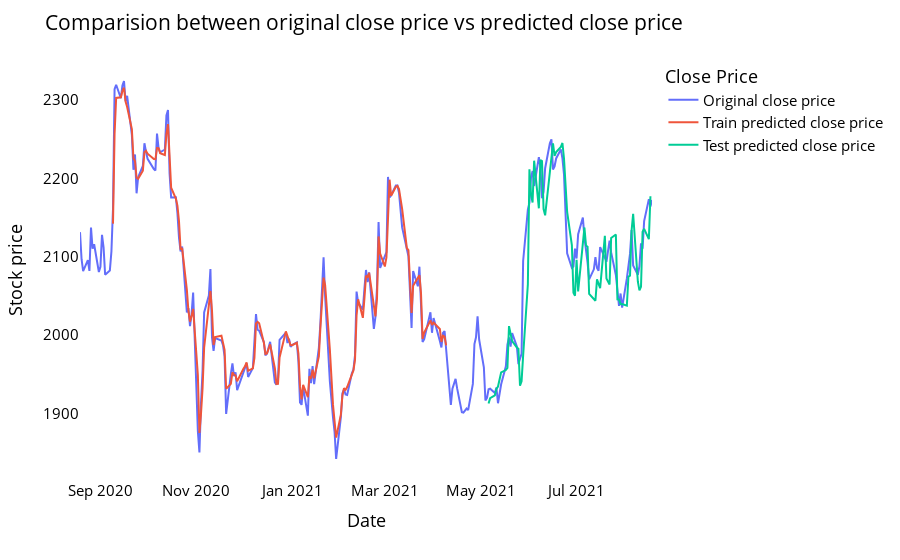

This figure's notebook cell:
### Markdown cell above
<a name="rfcomparechart"></a>

#### Comparision between original stock close price vs predicted close price

### Code cell
# shift train predictions for plotting

look_back=time_step
trainPredictPlot = np.empty_like(closedf)
trainPredictPlot[:, :] = np.nan
trainPredictPlot[look_back:len(train_predict)+look_back, :] = train_predict
print("Train predicted data: ", trainPredictPlot.shape)

# shift test predictions for plotting
testPredictPlot = np.empty_like(closedf)
testPredictPlot[:, :] = np.nan
testPredictPlot[len(train_predict)+(look_back*2)+1:len(closedf)-1, :] = test_predict
print("Test predicted data: ", testPredictPlot.shape)

names = cycle(['Original close price','Train predicted close price','Test predicted close price'])


plotdf = pd.DataFrame({'date': close_stock['date'],
                       'original_close': close_stock['close'],
                      'train_predicted_close': trainPredictPlot.reshape(1,-1)[0].tolist(),
                      'test_predicted_close': testPredictPlot.reshape(1,-1)[0].tolist()})

fig = px.line(plotdf,x=plotdf['date'], y=[plotdf['original_close'],plotdf['train_predicted_close'],
                                          plotdf['test_predicted_close']],
              labels={'value':'Stock price','date': 'Date'})
fig.update_layout(title_text='Comparision between original close price vs predicted close price',
                  plot_bgcolor='white', font_size=15, font_color='black', legend_title_text='Close Price')
fig.for_each_trace(lambda t:  t.update(name = next(names)))

fig.update_xaxes(showgrid=False)
fig.update_yaxes(showgrid=False)
fig.show()

### Figure 1 — Plotly figure (JSON) as saved in the notebook; plotly's stock layout.template omitted (floating-point values rounded to 4 significant figures; data arrays with more than 128 entries replaced by an {"elided": "..."} marker saying what was removed)
{"data": [{"hovertemplate": "variable=original_close<br>Date=%{x}<br>Stock price=%{y}<extra></extra>", "legendgroup": "original_close", "line": {"color": "#636efa", "dash": "solid"}, "marker": {"symbol": "circle"}, "mode": "lines", "name": "Original close price", "orientation": "v", "showlegend": true, "type": "scatter", "x": {"elided": "249 str values"}, "xaxis": "x", "y": {"elided": "249 float values"}, "yaxis": "y"}, {"hovertemplate": "variable=train_predicted_close<br>Date=%{x}<br>Stock price=%{y}<extra></extra>", "legendgroup": "train_predicted_close", "line": {"color": "#EF553B", "dash": "solid"}, "marker": {"symbol": "circle"}, "mode": "lines", "name": "Train predicted close price", "orientation": "v", "showlegend": true, "type": "scatter", "x": {"elided": "249 str values"}, "xaxis": "x", "y": {"elided": "249 float values"}, "yaxis": "y"}, {"hovertemplate": "variable=test_predicted_close<br>Date=%{x}<br>Stock price=%{y}<extra></extra>", "legendgroup": "test_predicted_close", "line": {"color": "#00cc96", "dash": "solid"}, "marker": {"symbol": "circle"}, "mode": "lines", "name": "Test predicted close price", "orientation": "v", "showlegend": true, "type": "scatter", "x": {"elided": "249 str values"}, "xaxis": "x", "y": {"elided": "249 float values"}, "yaxis": "y"}], "layout": {"autosize": true, "font": {"color": "black", "size": 15}, "legend": {"title": {"text": "Close Price"}, "tracegroupgap": 0}, "margin": {"t": 60}, "plot_bgcolor": "white", "title": {"text": "Comparision between original close price vs predicted close price"}, "xaxis": {"anchor": "y", "autorange": true, "domain": [0, 1], "range": ["2020-08-19", "2021-08-18"], "showgrid": false, "title": {"text": "Date"}, "type": "date"}, "yaxis": {"anchor": "x", "autorange": true, "domain": [0, 1], "range": [1815.0, 2351.0], "showgrid": false, "title": {"text": "Stock price"}, "type": "linear"}}}
